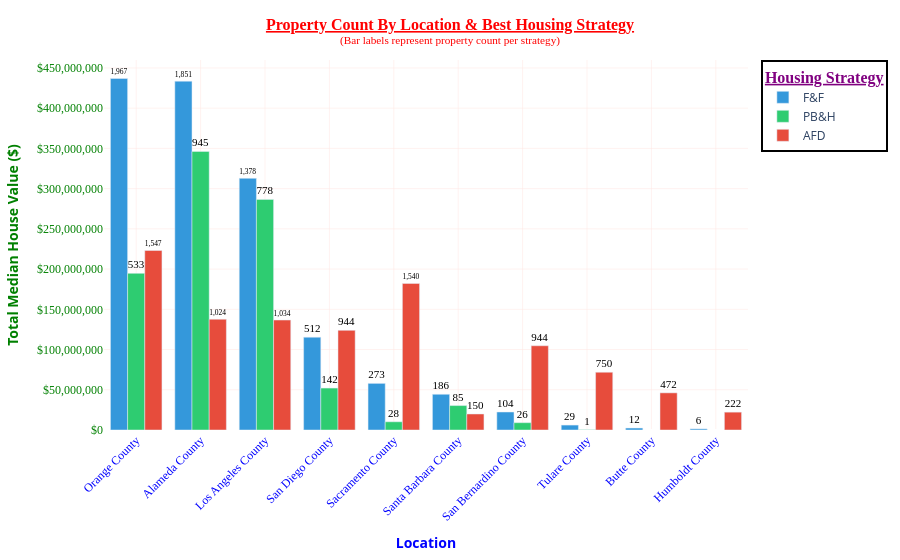

Notebook code cell kept with this figure:
### Markdown cell above
**`Barplot - Property Count By Location & Best Housing Strategy`**.

### Code cell
# ── Imports ──────────────────────────────────────────────────────────────────
import plotly.express as px
# import plotly.io as pio                                 # 👈 Add this

# pio.renderers.default = "plotly_mimetype+notebook"     # 👈 Add this
# # ─────────────────────────────────────────────────────────────────────────────

fig = px.bar(
    c_loc_hs,
    x="location_name",
    y="sum",
    color="Best Strategy Short", # "Risk", "Return", "Best Strategy Short"
    barmode="group",          # "group or "stack" for stacked bars
    text="count",             #  "count", "median", "sum", "proportion"  
    # hover_data=["Risk", "Return", "mean", "median", "proportion", "Cluster"],
    # Fomat hover_data values
    hover_data={
        "Cluster": True,             # no format change
        "count": ":,.0f",            # ✅ formatted as \1,234
        "mean": ":$,.0f",            # ✅ formatted as \$1,234
        "median": ":$,.0f",          # ✅ formatted as \$1,234
        "proportion": ":.2%",        # ✅ formatted as 15.00%
        "sum": ":$,.0f",             # ✅ formatted as \$1,234
        "Risk": True,                # no format change
        "Return":  True,             # no format change 
    },
    # title="Total Median House Value by Location & Best Housing Strategy",
    color_discrete_map={
        "PB&H": "#2ecc71",   # green — premium
        "F&F":  "#3498db",   # blue — mid
        "AFD":  "#e74c3c"    # red — affordable
    },

    # labels={
    #     "sum": "Total Median House Value ($)</b>",
    #     "location_name": "Location",
    #     "Best Strategy Short": "Housing Strategy"
    # }

)

fig.update_traces(
    texttemplate="%{text:,.0f}",       # ✅ Formats 1000 → 1,000
    # texttemplate="%{text:$,.0f}",    # ✅ Formats $1000 → $1,000
    textposition="outside",            #  "inside", "top left", "top center", "top right", "middle left", "middle center", "middle right", "bottom left", "bottom center", "bottom right"
    #insidetextanchor="end",            # 'end', 'middle', 'start'
    textangle=0, #-90
    textfont=dict(family="Tahoma", size=11, color="black"),
    # selector=dict(mode="text"), # textposition="top centre"
)

fig.update_layout(
      title={
        "text": "<b><u>Property Count By Location & Best Housing Strategy</u></b>" # <b> bold, <i> italic, <u> underline, <br> start new line, <sup> open superscript, </>close, 
        "<br><sup>(Bar labels represent property count per strategy)</sup>", 
        "x": 0.5,              # centers the title
        "xanchor": "center", "font": {"family": "tahoma", "size": 16, "color": "red"},
    },
    xaxis_title="<b>Location</b>",                       # bold x label
    xaxis=dict(
        color="blue",
        # tickformat="$,.0f",
        tickangle=-45,
        tickfont=dict(family="Tahoma", size=12, color="blue"),
        showgrid=True,           # ✅ Vertical gridlines
        gridcolor="mistyrose",
        gridwidth=0.5,
    ),
    yaxis_title="<b>Total Median House Value ($)</b>",
    yaxis=dict(
        color="green",
        tickformat="$,.0f",
        tickangle=0,
        tickfont=dict(family="Tahoma", size=12, color="green"),
        showgrid=True,           # ✅ Horizontal gridlines
        gridcolor="mistyrose",
        gridwidth=0.5,
    ),
    legend_title={
        "text": "<u><b>Housing Strategy</b></u>",
        "font": {"family": "Tahoma", "size": 16, "color": "purple"},
    },
    legend=dict(
        bgcolor="white",
        bordercolor="black",
        borderwidth=2,
    ),
    plot_bgcolor="white",
    hoverlabel=dict(             # ✅ Styled hover box
        # bgcolor="white",
        font_size=12,
        font_family="Tahoma",
    )
)

#==#

# Define path
# my_path = r"C:\Users\tailb\Downloads"

#==#

# Save as PNG using path
# fig.write_image(os.path.join(my_path, "X.png"))
# print(f"✅ Saved to: {my_path}/X.png")


#==#

# Save as PDF using path
# fig.write_image(os.path.join(my_path, "X.pdf"), width=1920, height=1080, scale=2)
# print(f"✅ Saved to: {my_path}/X.pdf")


#==#

# ── Save Options (uncomment as needed) ──────────────────────────────────────
# fig.write_image("Barplot.jpeg")
# fig.write_image("Barplot.svg")
# fig.write_image("Barplot.pdf")
# fig.write_html("Barplot.html")
# ────────────────────────────────────────────────────────────────────────────

# # line = "─" * 60
# # print(line)

#==#

fig.show()

### Figure 1 — Plotly figure (JSON) as saved in the notebook; plotly's stock layout.template omitted (floating-point values rounded to 4 significant figures)
{"data": [{"alignmentgroup": "True", "customdata": [[7, 1967, 222100.0, 217600, 0.1125, "Low-Medium", "Medium"], [5, 1851, 234200.0, 235200, 0.1059, "Low-Medium", "Medium"], [0, 1378, 227000.0, 225000, 0.07882, "Low-Medium", "Medium"], [3, 512, 225300.0, 219600, 0.02929, "Low-Medium", "Medium"], [1, 273, 212300.0, 204500, 0.01562, "Low-Medium", "Medium"], [9, 186, 238700.0, 239600, 0.01064, "Low-Medium", "Medium"], [8, 104, 215000.0, 214500, 0.005949, "Low-Medium", "Medium"], [2, 29, 211200.0, 214300, 0.001659, "Low-Medium", "Medium"], [6, 12, 203825, 196900, 0.0006864, "Low-Medium", "Medium"], [4, 6, 233600, 219950, 0.0003432, "Low-Medium", "Medium"]], "hovertemplate": "Best Strategy Short=F&F<br>location_name=%{x}<br>sum=%{y:$,.0f}<br>count=%{customdata[1]:,.0f}<br>Cluster=%{customdata[0]}<br>mean=%{customdata[2]:$,.0f}<br>median=%{customdata[3]:$,.0f}<br>proportion=%{customdata[4]:.2%}<br>Risk=%{customdata[5]}<br>Return=%{customdata[6]}<extra></extra>", "legendgroup": "F&F", "marker": {"color": "#3498db", "pattern": {"shape": ""}}, "name": "F&F", "offsetgroup": "F&F", "orientation": "v", "showlegend": true, "text": [1967, 1851, 1378, 512, 273, 186, 104, 29, 12, 6], "textangle": 0, "textfont": {"color": "black", "family": "Tahoma", "size": 11}, "textposition": "outside", "texttemplate": "%{text:,.0f}", "type": "bar", "x": ["Orange County", "Alameda County", "Los Angeles County", "San Diego County", "Sacramento County", "Santa Barbara County", "San Bernardino County", "Tulare County", "Butte County", "Humboldt County"], "xaxis": "x", "y": [436883100, 433579300, 312791600, 115367100, 57950700, 44403200, 22360700, 6123800, 2445900, 1401600], "yaxis": "y"}, {"alignmentgroup": "True", "customdata": [[5, 945, 366300.0, 353800, 0.05405, "Low", "High"], [0, 778, 368400.0, 355150, 0.0445, "Low", "High"], [7, 533, 365300.0, 352200, 0.03049, "Low", "High"], [3, 142, 367100.0, 359650, 0.008122, "Low", "High"], [9, 85, 357300.0, 346000, 0.004862, "Low", "High"], [1, 28, 364500.0, 347000, 0.001602, "Low", "High"], [8, 26, 349000.0, 342400, 0.001487, "Low", "High"], [2, 1, 345900, 345900, 5.72e-05, "Low", "High"]], "hovertemplate": "Best Strategy Short=PB&H<br>location_name=%{x}<br>sum=%{y:$,.0f}<br>count=%{customdata[1]:,.0f}<br>Cluster=%{customdata[0]}<br>mean=%{customdata[2]:$,.0f}<br>median=%{customdata[3]:$,.0f}<br>proportion=%{customdata[4]:.2%}<br>Risk=%{customdata[5]}<br>Return=%{customdata[6]}<extra></extra>", "legendgroup": "PB&H", "marker": {"color": "#2ecc71", "pattern": {"shape": ""}}, "name": "PB&H", "offsetgroup": "PB&H", "orientation": "v", "showlegend": true, "text": [945, 778, 533, 142, 85, 28, 26, 1], "textangle": 0, "textfont": {"color": "black", "family": "Tahoma", "size": 11}, "textposition": "outside", "texttemplate": "%{text:,.0f}", "type": "bar", "x": ["Alameda County", "Los Angeles County", "Orange County", "San Diego County", "Santa Barbara County", "Sacramento County", "San Bernardino County", "Tulare County"], "xaxis": "x", "y": [346186900, 286610400, 194681500, 52129300, 30367900, 10205700, 9074500, 345900], "yaxis": "y"}, {"alignmentgroup": "True", "customdata": [[7, 1547, 144200.0, 151400, 0.08849, "Medium", "Low-Medium"], [1, 1540, 118300.0, 117100, 0.08809, "Medium", "Low-Medium"], [5, 1024, 134500.0, 139800, 0.05857, "Medium", "Low-Medium"], [0, 1034, 132200.0, 136700, 0.05914, "Medium", "Low-Medium"], [3, 944, 131200.0, 135650, 0.054, "Medium", "Low-Medium"], [8, 944, 110900.0, 109950, 0.054, "Medium", "Low-Medium"], [2, 750, 95740.0, 89500, 0.0429, "Medium", "Low-Medium"], [6, 472, 97830.0, 92800, 0.027, "Medium", "Low-Medium"], [4, 222, 99950.0, 93250, 0.0127, "Medium", "Low-Medium"], [9, 150, 132600.0, 135750, 0.00858, "Medium", "Low-Medium"]], "hovertemplate": "Best Strategy Short=AFD<br>location_name=%{x}<br>sum=%{y:$,.0f}<br>count=%{customdata[1]:,.0f}<br>Cluster=%{customdata[0]}<br>mean=%{customdata[2]:$,.0f}<br>median=%{customdata[3]:$,.0f}<br>proportion=%{customdata[4]:.2%}<br>Risk=%{customdata[5]}<br>Return=%{customdata[6]}<extra></extra>", "legendgroup": "AFD", "marker": {"color": "#e74c3c", "pattern": {"shape": ""}}, "name": "AFD", "offsetgroup": "AFD", "orientation": "v", "showlegend": true, "text": [1547, 1540, 1024, 1034, 944, 944, 750, 472, 222, 150], "textangle": 0, "textfont": {"color": "black", "family": "Tahoma", "size": 11}, "textposition": "outside", "texttemplate": "%{text:,.0f}", "type": "bar", "x": ["Orange County", "Sacramento County", "Alameda County", "Los Angeles County", "San Diego County", "San Bernardino County", "Tulare County", "Butte County", "Humboldt County", "Santa Barbara County"], "xaxis": "x", "y": [223104700, 182158100, 137685300, 136648800, 123837600, 104680000, 71802300, 46176600, 22187800, 19896800], "yaxis": "y"}], "layout": {"barmode": "group", "hoverlabel": {"font": {"family": "Tahoma", "size": 12}}, "legend": {"bgcolor": "white", "bordercolor": "black", "borderwidth": 2, "title": {"font": {"color": "purple", "family": "Tahoma", "size": 16}, "text": "<u><b>Housing Strategy</b></u>"}, "tracegroupgap": 0}, "margin": {"t": 60}, "plot_bgcolor": "white", "title": {"font": {"color": "red", "family": "tahoma", "size": 16}, "text": "<b><u>Property Count By Location & Best Housing Strategy</u></b><br><sup>(Bar labels represent property count per strategy)</sup>", "x": 0.5, "xanchor": "center"}, "xaxis": {"anchor": "y", "color": "blue", "domain": [0, 1], "gridcolor": "mistyrose", "gridwidth": 0.5, "showgrid": true, "tickangle": -45, "tickfont": {"color": "blue", "family": "Tahoma", "size": 12}, "title": {"text": "<b>Location</b>"}}, "yaxis": {"anchor": "x", "color": "green", "domain": [0, 1], "gridcolor": "mistyrose", "gridwidth": 0.5, "showgrid": true, "tickangle": 0, "tickfont": {"color": "green", "family": "Tahoma", "size": 12}, "tickformat": "$,.0f", "title": {"text": "<b>Total Median House Value ($)</b>"}}}}
